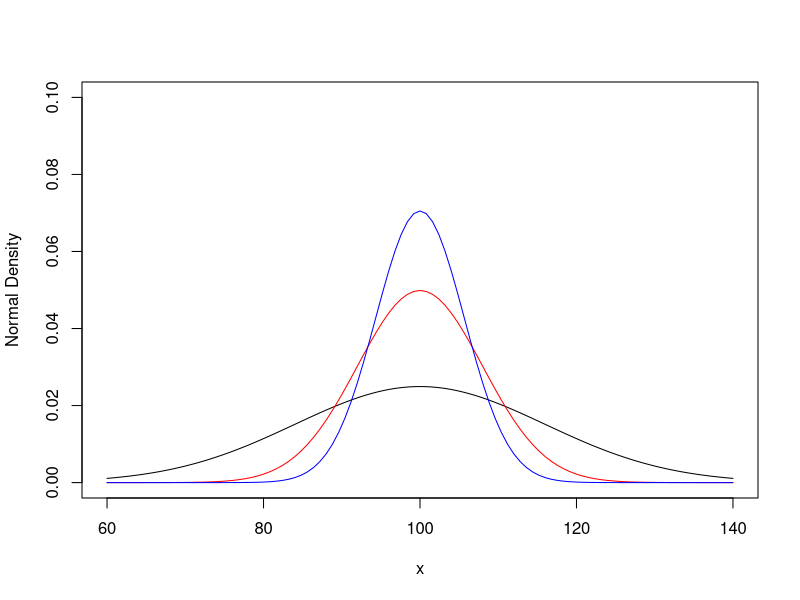
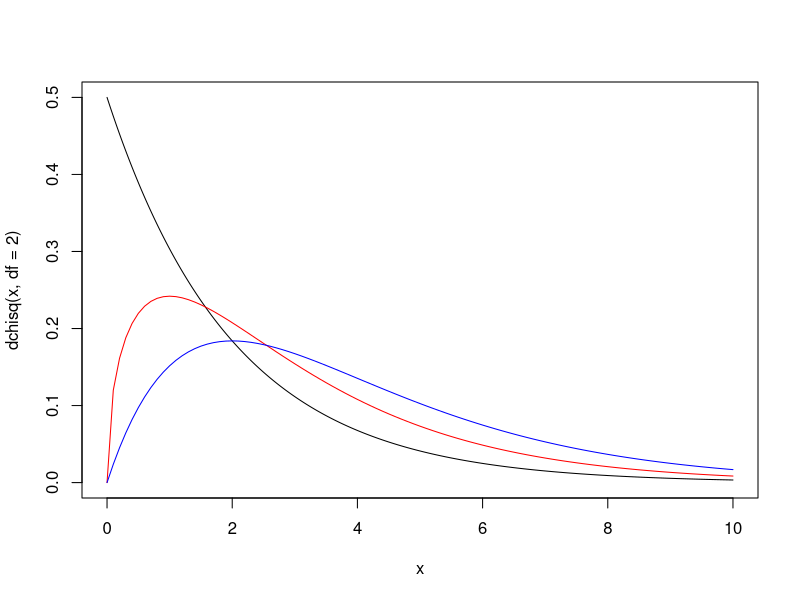

Generate these figures, in order, with R:
#21
x <- seq(60,140,length = 1000)
plot(x,dnorm(x,100,16),type="l",ylim = c(0,0.1),ylab ="Normal Density")
n=4
curve(dnorm(x,100,16/sqrt(n)),col="red", add=TRUE)
n=8
curve(dnorm(x,100,16/sqrt(n)),col="blue", add=TRUE)

#22
x <- seq(0,10,length = 1000)
plot(x,dchisq(x,df=2),type="l",ylim=c(0,0.5))
curve(dchisq(x,df=3),col="red",add=TRUE)
curve(dchisq(x,df=4),col="blue",add=TRUE)
qchisq(0.95,df=2) #5.991465
qchisq(0.95,df=3) #7.814728
qchisq(0.95,df=4) #9.487

#23
chi <- ((8-1)*400)/256
1-pchisq(chi,7)


1-pchisq(20,7)

#24
x<-c(82.03,75.89,88.39,79.59,70.4,88.14,85.13,80.40,90.27,74.17)
mean(x)
sd(x)


  
  